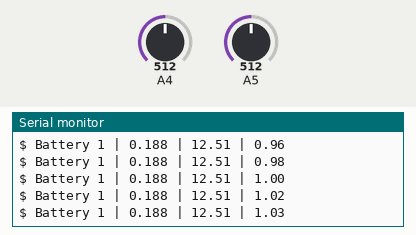
This sketch was run on a simulated Arduino Uno, built with avr-gcc and run on an emulated ATmega328P. Parts: the last lines printed to the serial monitor. Inputs (shaded band) come from the test bench; at power-on: A4 = 512, A5 = 512.

Above: at 5.7 s.
5.8 s: A4 set to 766
At 5.82 s:
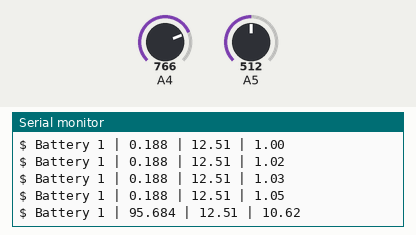
8.8 s: A4 set to 788
At 8.88 s:
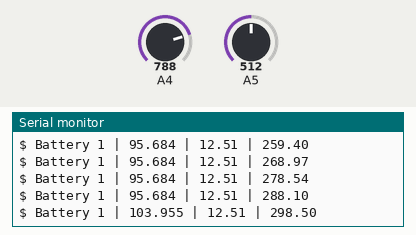
Timing chart, 0 to 11.8 s (numbered marks = the images above; inputs shaded):
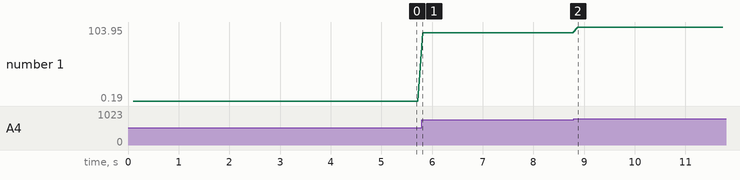

Measured:
- after the input at 5.8 s, the serial monitor: prints a new line at once (image 1)
- plotted number 1: 0.19 → 95.68 after the input at 5.8 s

The sketch:

batteryReaderArduino.ino
```cpp
/* -.-.-.-.-.-.-.-.-.-.-.-.-.-.-.-.-.-.-.-.-.-.-.-.-.-.-.-..-.-.

* FILE: batteryReader.ino

* ORIGIN: Department of Mechanical Eng / CSAIL, MIT Cambridge MA

* CREATED: 21 Jun 2018

* MODIFIED: Thu 19 Jul 2018 12:21:05 PM EDT

* CREATED BY: Isaac Perper

_._._._._._._._._._._._._._._._._._._._._._._._._._._._._._._.*/
/*Lio Ion Battery: Best operated between 30 and 80 SoC
 * Lead Acid Battery: Best operated above
 * */

#include <stdio.h>
#include "VoltageMonitor.h"
#include "CurrentMonitor.h"
#include "Battery.h"
int current_pin = 4;
int volt_pin = 5;

VoltageMonitor voltSens(volt_pin);
CurrentMonitor currentSens(current_pin);

float min_SoC = 0.35; //SET!!,the lowest state of charge the battery should get
float min_voltage = 11.3; //SET!, lowest voltage for battery

float batt_charged_volts = 13.5; //voltage of battery when fully charged
int batt_mAh = 55000; // initial  mAh of battery at 20 hour discharge rate, NOT USED
float discharge_const = 1.5;  // the exponential rate of battery discharge based on


// current (ie. twice the current discharge, the mAh capacity goes down by some amount
//Battery battery1("Battery 1", batt_mAh, batt_charged_volts, min_SoC, min_voltage, discharge_const);
Battery battery1("Battery 1", discharge_const);


unsigned long prev_time = 0;
unsigned int loop_time = 100; //time between loops in milliseconds

void setup() {
  pinMode(current_pin, INPUT);
  pinMode(volt_pin, INPUT);
  Serial.begin(9600);
  currentSens.setRef(5.0);
  voltSens.setRef(5.0);

  int *r_vals;
  r_vals =  voltSens.getResistors();
//  Serial.print("Voltage Sensor Resistors: R1 = "); Serial.print(*(r_vals));
//  Serial.print(" R2 = "); Serial.println(*(r_vals+1));
//  Serial.print("Current Sensor Reference Voltage: "); Serial.println(currentSens.getRef(), 5);
//  Serial.print("Current Sensor Conversion Factor (V/A)"); Serial.println(currentSens.getConv(), 5);
//  Serial.print("Voltage Sensor Reference Voltage: "); Serial.println(voltSens.getRef(), 5);
//  Serial.println("Setup Complete");
//  delay(2000);
//  Serial.print("$Battery | Current | Voltage | mAh Remaining | Percent Remaining | Status \n");

}

bool update(){
  //bool batt_low = battery1.low_battery();

  if (millis()-prev_time > loop_time){
    float volts = voltSens.getVoltage();
    float current = currentSens.getCurrent();
    int percent_charge = battery1.updateVals(volts, current, loop_time);
    //char* batt_status = "LOW";
    //if (not batt_low)
     // batt_status = "OK";
    char output[130];
  // sprintf(output, "%s | %s A | %s V(current) | %s V | %s V (voltage) | %s mAh | %i %% | %s |", battery1.getName(),
  // String(current,3).c_str(), String(currentSens.getPinVoltage(), 4).c_str(), String(volts, 2).c_str(),
  // String(voltSens.getPinVoltage(), 4).c_str(), String(battery1.getCharge()).c_str(),
    //percent_charge, batt_status);
    //sprintf(output, "$ %s | %s | %s | %s | %i | %s \n",\
    battery1.getName(), String(current,3).c_str(), String(volts, 2).c_str(),\
     String(battery1.getCharge()).c_str(),percent_charge, batt_status);
    sprintf(output, "$ %s | %s | %s | %s \n", battery1.getName(), String(current,3).c_str(),
String(volts,2).c_str(), String(battery1.getCharge()).c_str());
    Serial.print(output);
    prev_time = millis();
    }

  return (true);
}


void loop() {
  update();
}
```

Battery.cpp
```cpp
/* -.-.-.-.-.-.-.-.-.-.-.-.-.-.-.-.-.-.-.-.-.-.-.-.-.-.-.-..-.-.

* FILE: Battery.cpp

* ORIGIN: Department of Mechanical Eng / CSAIL, MIT Cambridge MA

* CREATED: 22 Jun 2018

* MODIFIED: Thu 19 Jul 2018 12:10:18 PM EDT

* CREATED BY: Isaac Perper

_._._._._._._._._._._._._._._._._._._._._._._._._._._._._._._.*/

#ifndef BATTERY_HEADER
#define BATTERY_HEADER

#include "Battery.h"

int Battery::updateVals(float voltReading, float currentReading, unsigned int loop_time)
{
  curr_amps = currentReading;
  //used_mAh += currentReading*loop_time*currentFactor(currentReading)/1000;
  used_mAh += currentReading*loop_time/1000;
  curr_voltage = voltReading;
  //return (used_mAh/batt_mAh*100);
  return (1);
}

/*bool Battery::low_battery() const
{
  if (curr_mAh < min_SoC*batt_mAh || curr_voltage < min_voltage){
    return (true);
  }

  else
    return(false);
}
*/

#endif
```

Battery.h
```cpp
/* -.-.-.-.-.-.-.-.-.-.-.-.-.-.-.-.-.-.-.-.-.-.-.-.-.-.-.-..-.-.

* FILE: Battery.h

* ORIGIN: Department of Mechanical Eng / CSAIL, MIT Cambridge MA

* CREATED: 22 Jun 2018

* MODIFIED: Thu 19 Jul 2018 12:21:04 PM EDT

* CREATED BY: Isaac Perper

_._._._._._._._._._._._._._._._._._._._._._._._._._._._._._._.*/
//#include <string>
#include <Arduino.h>
#include <math.h>

class Battery{
  public:
    //Battery(char* batt_name, int mAh, float charged_v, float minSoC, float minV, \
        float constant) \
    {batt_mAh = mAh, curr_mAh = (float) mAh, charged_volts = charged_v, min_SoC = minSoC,\
        min_voltage = minV, name = batt_name;};
    Battery(char* batt_name, float constant){name = batt_name, discharge_const=constant;};
    ~Battery(){};

    float getVoltage() const {return (curr_voltage);};
    float getCharge() const {return (used_mAh); };
    char* getName() const {return (name);};
    int updateVals(float voltReading, float currentReading, unsigned int loop_time);
    bool low_battery() const; // true if battery is low
    //float currentFactor(float millamps) const \
     {return pow (millamps/(batt_mAh/20),discharge_const);}

  private:
    float min_SoC, min_voltage, charged_volts, discharge_const;
    float used_mAh = 0;
    //int batt_mAh;
    float curr_voltage = 0;
    float curr_amps = 0;
    char* name;
};
```

CurrentMonitor.cpp
```cpp
/* -.-.-.-.-.-.-.-.-.-.-.-.-.-.-.-.-.-.-.-.-.-.-.-.-.-.-.-..-.-.

* FILE: currentMonitor.cpp

* ORIGIN: Department of Mechanical Eng / CSAIL, MIT Cambridge MA

* CREATED: 21 Jun 2018

* MODIFIED: Tue 26 Jun 2018 03:38:43 PM EDT

* CREATED BY: Isaac Perper

_._._._._._._._._._._._._._._._._._._._._._._._._._._._._._._.*/

#include "CurrentMonitor.h"

float CurrentMonitor::getCurrent() const
{
  float pin_val = getPinVoltage();
  float amps = ((pin_val-(reference_voltage/2.0))/sens_conv); //change in voltage from baseline divided by sensitivity
  if (amps < 0)
    amps = 0.0;
  return (amps);
}

float CurrentMonitor::getPinVoltage() const
{
  return (analogRead(sensor_pin)*(reference_voltage)/1023.0);

}

bool CurrentMonitor::setRef(float reference)
{
  reference_voltage = reference;
  return (true);
}
```

CurrentMonitor.h
```cpp
/* -.-.-.-.-.-.-.-.-.-.-.-.-.-.-.-.-.-.-.-.-.-.-.-.-.-.-.-..-.-.

* FILE: currentMonitor.h

* ORIGIN: Department of Mechanical Eng / CSAIL, MIT Cambridge MA

* CREATED: 21 Jun 2018

* MODIFIED: Mon 16 Jul 2018 03:08:17 PM EDT

* CREATED BY: Isaac Perper

_._._._._._._._._._._._._._._._._._._._._._._._._._._._._._._.*/

// The current version is 150A max.

/*
 * Load Maximum Current: ±50A, ±100A or ±150A three version.
 * Load Frequency Bandwidth: DC ~ 120 kHz.
 * Isolation Voltage: 4800V AC.
 * Sensitivity: 50A version ----- 40mV/A.
 *              100A version ---- 20mV/A.
 *              150A version ---- 13.3mV/A.
 * Operating Voltage: Regulated 5VDC, or 8 ~ 35VDC.
 * Operating Current: 20mA(max).
 * Load No Current Output Terminal Voltage: 2.5VDC. */

#ifndef CURRENT_HEADER
#define CURRENT_HEADER

#include <Arduino.h>

class CurrentMonitor{
  public:
    CurrentMonitor(int pin){sensor_pin = pin, sens_conv = 0.013;}; // the sens_conv needs to be changed for diff models
    CurrentMonitor(int pin, float sensitivity){sensor_pin = pin, sens_conv = sensitivity;};
    float getCurrent() const;
    float getPinVoltage() const;
    bool setRef(float reference);
    float getRef() {return (reference_voltage);};
    float getConv() {return (sens_conv);};
  private:
    int sensor_pin;
    float sens_conv;
    float reference_voltage = 5.0;
};

#endif
```

VoltageMonitor.cpp
```cpp
/* -.-.-.-.-.-.-.-.-.-.-.-.-.-.-.-.-.-.-.-.-.-.-.-.-.-.-.-..-.-.

* FILE: VoltageMonitor.cpp

* ORIGIN: Department of Mechanical Eng / CSAIL, MIT Cambridge MA

* CREATED: 23 Jun 2018

* MODIFIED: Thu 19 Jul 2018 11:46:24 AM EDT

* CREATED BY: Isaac Perper

_._._._._._._._._._._._._._._._._._._._._._._._._._._._._._._.*/

//____________________________________________________________
//Procedure: getVoltage()
//Params: None
//Returns: Voltage read by voltage sensor object

#include "VoltageMonitor.h"

float VoltageMonitor::getVoltage() const
{
    float v_pin = getPinVoltage(); // gets voltage reading from pin on Arduino
    return (((float) res1 + res2)/res2 * v_pin);
}

float VoltageMonitor::getPinVoltage() const
{
  float v_pin = analogRead(sensor_pin)*(reference_voltage)/1023.0;
  return (v_pin);
}

bool VoltageMonitor::setRef(float reference)
{
  reference_voltage = reference;
  return (true);

}
```

VoltageMonitor.h
```cpp
/* -.-.-.-.-.-.-.-.-.-.-.-.-.-.-.-.-.-.-.-.-.-.-.-.-.-.-.-..-.-.

* FILE: VoltageMonitor.h

* ORIGIN: Department of Mechanical Eng / CSAIL, MIT Cambridge MA

* CREATED: 21 Jun 2018

* MODIFIED: Thu 19 Jul 2018 02:52:47 PM EDT

* CREATED BY: Isaac Perper

_._._._._._._._._._._._._._._._._._._._._._._._._._._._._._._.*/

#ifndef VOLTAGE_HEADER
#define VOLTAGE_HEADER

#include <Arduino.h>

class VoltageMonitor{
    public:
      VoltageMonitor(int pin){sensor_pin = pin, res1 = 30000, res2 = 7500;};
      VoltageMonitor(int pin, int r1, int r2){sensor_pin = pin, res1 = r1, res2 = r2;};
      float getVoltage() const;
      float getPinVoltage() const;
      bool setRef(float reference);
      int * getResistors() {static int vals[2]={res1, res2}; return vals;};
      float getRef() const {return (reference_voltage);};
    private:
      int res1, res2, sensor_pin;
      float reference_voltage = 5.0;
};

#endif
```
